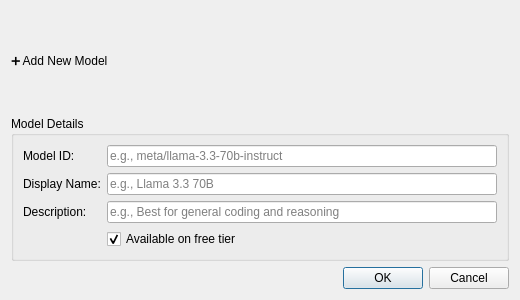
<?xml version="1.0" encoding="UTF-8"?>
<ui version="4.0">
 <class>ModelEditDialog</class>
 <widget class="QDialog" name="ModelEditDialog">
  <property name="geometry">
   <rect>
    <x>0</x>
    <y>0</y>
    <width>520</width>
    <height>300</height>
   </rect>
  </property>
  <property name="windowTitle">
   <string>Add / Edit Model</string>
  </property>

  <layout class="QVBoxLayout">

   <!-- Title -->
   <item>
    <widget class="QLabel" name="dialogTitle">
     <property name="text">
      <string>➕ Add New Model</string>
     </property>
    </widget>
   </item>

   <!-- Form -->
   <item>
    <widget class="QGroupBox" name="formGroup">
     <property name="title">
      <string>Model Details</string>
     </property>

     <layout class="QFormLayout">

      <!-- Model ID -->
      <item row="0" column="0">
       <widget class="QLabel">
        <property name="text"><string>Model ID:</string></property>
       </widget>
      </item>
      <item row="0" column="1">
       <widget class="QLineEdit" name="id_input">
        <property name="placeholderText">
         <string>e.g., meta/llama-3.3-70b-instruct</string>
        </property>
       </widget>
      </item>

      <!-- Display Name -->
      <item row="1" column="0">
       <widget class="QLabel">
        <property name="text"><string>Display Name:</string></property>
       </widget>
      </item>
      <item row="1" column="1">
       <widget class="QLineEdit" name="name_input">
        <property name="placeholderText">
         <string>e.g., Llama 3.3 70B</string>
        </property>
       </widget>
      </item>

      <!-- Description -->
      <item row="2" column="0">
       <widget class="QLabel">
        <property name="text"><string>Description:</string></property>
       </widget>
      </item>
      <item row="2" column="1">
       <widget class="QLineEdit" name="desc_input">
        <property name="placeholderText">
         <string>e.g., Best for general coding and reasoning</string>
        </property>
       </widget>
      </item>

      <!-- Checkbox -->
      <item row="3" column="1">
       <widget class="QCheckBox" name="free_checkbox">
        <property name="text">
         <string>Available on free tier</string>
        </property>
        <property name="checked">
         <bool>true</bool>
        </property>
       </widget>
      </item>

     </layout>
    </widget>
   </item>

   <!-- Buttons -->
   <item>
    <widget class="QDialogButtonBox" name="buttonBox">
     <property name="standardButtons">
      <set>QDialogButtonBox::Ok|QDialogButtonBox::Cancel</set>
     </property>
    </widget>
   </item>

  </layout>
 </widget>
</ui>
